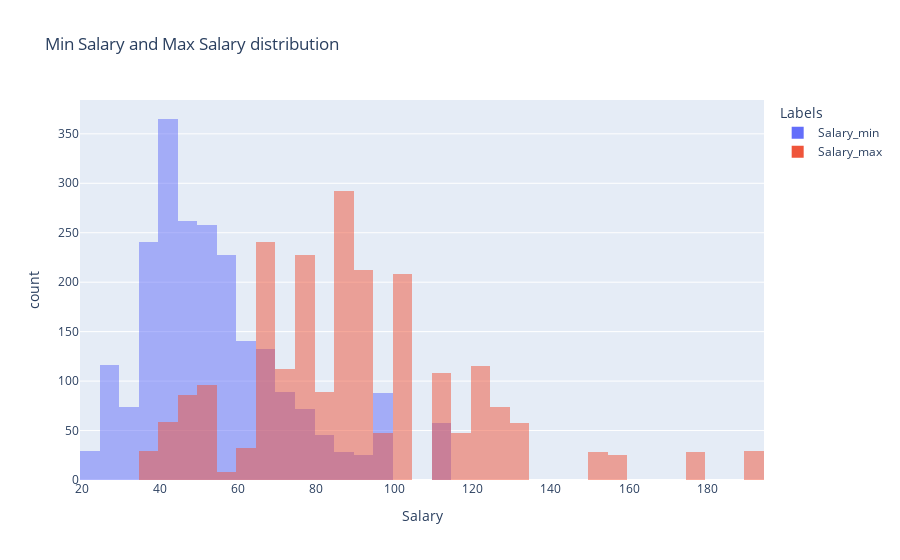

The notebook cell saved with this chart:
### Code cell
new_df_min = pd.DataFrame(df_a['Salary_min'])
new_df_min['Labels'] = 'Salary_min'
new_df_min = new_df_min.rename(columns = {'Salary_min' : 'Salary'})

new_df_max = pd.DataFrame(df_a['Salary_max'])
new_df_max['Labels'] = 'Salary_max'
new_df_max = new_df_max.rename(columns = {'Salary_max' : 'Salary'})

new_df = new_df_min.append(new_df_max, ignore_index = True)

px.histogram(new_df, x="Salary", color="Labels", barmode="overlay", title = 'Min Salary and Max Salary distribution')

### Figure 1 — Plotly figure (JSON) as saved in the notebook; plotly's stock layout.template omitted (floating-point values rounded to 4 significant figures; data arrays with more than 128 entries replaced by an {"elided": "..."} marker saying what was removed)
{"data": [{"alignmentgroup": "True", "bingroup": "x", "hovertemplate": "Labels=Salary_min<br>Salary=%{x}<br>count=%{y}<extra></extra>", "legendgroup": "Salary_min", "marker": {"color": "#636efa", "opacity": 0.5, "pattern": {"shape": ""}}, "name": "Salary_min", "offsetgroup": "Salary_min", "orientation": "v", "showlegend": true, "type": "histogram", "x": {"elided": "2252 int values"}, "xaxis": "x", "yaxis": "y"}, {"alignmentgroup": "True", "bingroup": "x", "hovertemplate": "Labels=Salary_max<br>Salary=%{x}<br>count=%{y}<extra></extra>", "legendgroup": "Salary_max", "marker": {"color": "#EF553B", "opacity": 0.5, "pattern": {"shape": ""}}, "name": "Salary_max", "offsetgroup": "Salary_max", "orientation": "v", "showlegend": true, "type": "histogram", "x": {"elided": "2252 int values"}, "xaxis": "x", "yaxis": "y"}], "layout": {"barmode": "overlay", "legend": {"title": {"text": "Labels"}, "tracegroupgap": 0}, "title": {"text": "Min Salary and Max Salary distribution"}, "xaxis": {"anchor": "y", "domain": [0, 1], "title": {"text": "Salary"}}, "yaxis": {"anchor": "x", "domain": [0, 1], "title": {"text": "count"}}}}
